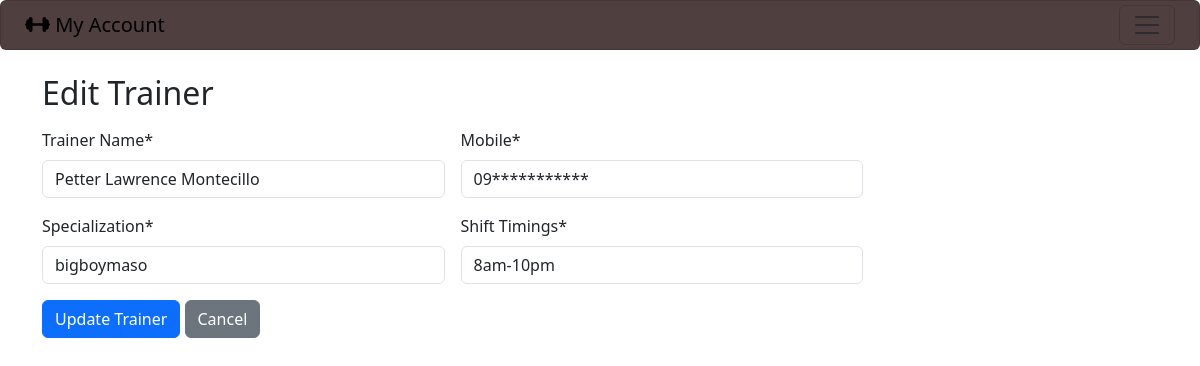
Screenshot of /admin_trainers_edit/2/ (signed in) with the database file from the repository.
### gymapp/models.py (models this page shows, shortened)
class Trainer(models.Model):
    name = models.CharField(max_length=100)
    mobile = models.CharField(max_length=15)
    specialization = models.CharField(max_length=200)
    shift_timings = models.CharField(max_length=200)

### gymapp/views.py (the view)
    def wrapper(request, *args, **kwargs):
        if not request.user.is_authenticated or getattr(request.user,'role',None) != 'ADMIN':
            messages.error(request, 'You must be an admin to access this page.')
            return redirect('admin_login')
        return view_func(request, *args, **kwargs)

### gymapp/views.py (called while the page is built, shortened)
def admin_required(view_func):
    def wrapper(request, *args, **kwargs):
        if not request.user.is_authenticated or getattr(request.user,'role',None) != 'ADMIN':
            messages.error(request, 'You must be an admin to access this page.')
            return redirect('admin_login')
        return view_func(request, *args, **kwargs)
    return wrapper

@admin_required
def admin_trainer_edit(request, trainer_id):
    trainer = Trainer.objects.get(id=trainer_id)
    return render(request, 'admin_trainer_form.html', {'trainer':trainer, 'mode':'edit'})

### gymapp/templates/admin_trainer_form.html (shortened to what this page needs)
{% extends 'base.html' %}
{% block content %}
<h2 class="mb-3">
    {% if mode == 'add' %} Add Trainer {% else %} Edit Trainer {% endif %}
</h2>
<form method="post" class="row g-3 w-75">
<div class="col-md-6">
    <label class="form-label">Trainer Name*</label>
    <input type="text" name="name" class="form-control" value="{{ trainer.name|default:'' }}">
</div>
<div class="col-md-6">
    <label class="form-label">Mobile*</label>
    <input type="text" name="mobile" class="form-control" value="{{ trainer.mobile|default:'' }}" maxlength="15">
</div>
<div class="col-md-6">
    <label class="form-label">Specialization*</label>
    <input type="text" name="specialization" class="form-control" value="{{ trainer.specialization|default:'' }}">
</div>
<div class="col-md-6">
    <label class="form-label">Shift Timings*</label>
    <input type="text" name="shift_timings" class="form-control" rows="3" value="{{ trainer.shift_timings|default:'' }}"
    placeholder="e.g. 6am-10am">
</div>
<div class="col-md-12">
    <button type="submit" class="btn btn-primary">
        {% if mode == 'add' %} Add Trainer {% else %} Update Trainer {% endif %}
    </button>
    <a href="{% url 'admin_trainers_list' %}" class="btn btn-secondary">Cancel</a>
    </div>
</form>
{% endblock %}

### rows the page displays
Trainer: name "Petter Lawrence Montecillo", mobile "09***********", specialization "bigboymaso", shift_timings "8am-10pm"
